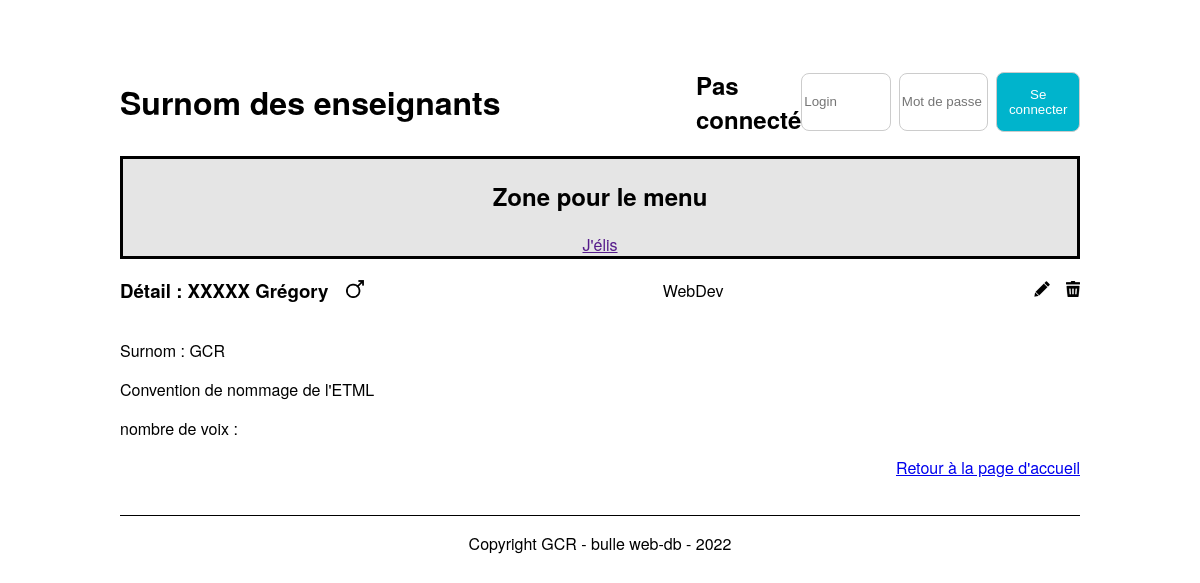
Page /detailTeacher.php?idTeacher=4 on the committed database.
### tables this page shows
CREATE TABLE `t_teacher` (
  `idTeacher` int NOT NULL,
  `teaFirstname` varchar(50) NOT NULL,
  `teaName` varchar(50) NOT NULL,
  `teaGender` char(1) NOT NULL,
  `teaNickname` varchar(50) NOT NULL,
  `teaOrigine` text NOT NULL,
  `fkSection` int NOT NULL,
  `teaVoix` int NOT NULL
);

### config.php (called while the page is built)
<?php
return[
    'host' => 'localhost',
    'port' => '6033',
    'dbname' => 'db_nickname',
    'username' => 'root',
    'password' => 'root'
];
?>

### Database.php (called while the page is built, shortened)
<?php
 class Database {
    private $connector;
    public function __construct() {
        $configs = include("../config.php");
        try
        {
            $this->connector = new PDO('mysql:host=' . $configs["host"]. ':' . $configs["port"] . ';dbname=' . $configs["dbname"] . ';charset=utf8' , $configs["username"], $configs["password"]);
        }
        catch (PDOException $e)
        {
            die('Erreur : ' . $e->getMessage());
        }
    }
    private function formatData($result){
        $teachers = $result->fetchAll(PDO::FETCH_ASSOC);
        return $teachers;
    }
    public function getOneTeacher($id){
        $query = "SELECT * FROM t_teacher WHERE idTeacher = :idTeacher";
        $binds = array(':idTeacher' => $id);
        $result = $this->queryPrepareExecute($query, $binds);
        $teachers = $this->formatData($result);
        return $teachers[0];
    }
    private function queryPrepareExecute($query, $binds){
        $result= $this->connector->prepare($query);
        foreach ($binds as $param => $value)
        {
            $result->bindValue($param, $value);
        }
        $result->execute();
        return $result;
    }
    public function getTeacherSection($id) {
        $query = "SELECT secName
                    FROM t_section
                    INNER JOIN t_teacher ON idSection = fkSection
                    WHERE idTeacher = :idTeacher";
        $binds = array(':idTeacher' => $id);
        $result = $this->queryPrepareExecute($query, $binds);
        $teacherSection = $this->formatData($result);
        return $teacherSection[0];
    }
}
?>

### src/detailTeacher.php (the view, shortened to what this page needs)
<?php
if (!isset($_SESSION["user"]) ) {
$isUserConnected = false;
} else {
$isUserConnected = true;
$userConnected = $_SESSION["user"];
}
$idTeacher = isset($_GET["idTeacher"]) ? $_GET["idTeacher"] : null;
include '../Database.php';
$db = new Database();
$enseignant = $db->getOneTeacher($idTeacher);
$section = $db->getTeacherSection($idTeacher);
?>
<!DOCTYPE html>
<html lang="fr">
<head>
    <link href="./css/style.css" rel="stylesheet">
</head>
<body>
    <header>
        <div class="container-header">
            <div class="titre-header">
                <h1>Surnom des enseignants</h1>
            </div>
            <div class="login-container">
                <?php if ($isUserConnected === false): ?>
                    <h2>Pas connecté</h2>
                    <form action="index.php" method="post">
                        <input type="text" name="useLogin" id="user" placeholder="Login">
                        <input type="password" name="usePassword" id="password" placeholder="Mot de passe">
                        <button type="submit" class="btn btn-login">Se connecter</button>
                    </form>
                <?php endif; ?>
            </div>
        </div>
        <nav>
            <h2>Zone pour le menu</h2>
            <th><a href="">J'élis</a></th>
        </nav>
    </header>
    <div class="container">
        <div class="user-head">
            <h3>Détail :
                <?php
                    echo $enseignant["teaFirstname"] . " " . $enseignant["teaName"];
                ?>
                <img style="margin-left: 1vw;" height="20em" src="./img/male.png" alt="male symbole">
            </h3>
            <p>
                <?php
                    echo $section["secName"];
                ;?>
            </p>
            <div class="actions">
                <a href="./updateTeacher.php?idTeacher=<?= $enseignant["idTeacher"]; ?>">
                    <img height="20em" src="./img/edit.png" alt="edit icon">
                </a>
                <a href="javascript:confirmDelete(<?= $enseignant["idTeacher"]; ?>)">
                    <img src="./img/delete.png" alt="delete">
                </a>
            </div>
            </div>
            <div class="user-body">
                <div class="left">
                    <p>Surnom :
                        <?php
                            echo $enseignant["teaNickname"];
                        ?>
                    </p>
                    <p>
                        <?php
                            echo $enseignant["teaOrigine"];
                        ;?>
                    </p>
                    <p>
                        <?php
                            echo "nombre de voix : ";
                        ?>
                    </p>
                </div>
            </div>
        <div class="user-footer">
            <a href="./index.php">Retour à la page d'accueil</a>
        </div>
    </div>
    <footer>
        <p>Copyright GCR - bulle web-db - 2022</p>
    </footer>
</body>
</html>

### src/css/style.css (style rules this page uses)
body { font-family: "Helvetica Neue", Helvetica, Arial, sans-serif; margin: auto; width: 80%; }
nav { border: black solid 3px; background-color: #e5e5e5; text-align: center; }
.container { height: 50%; }
footer { border-top: black solid 1px; text-align: center; margin-top: 3vw; }
img { height: 1em; }
.containerOptions a, .user-head a { text-decoration: none; height: 100%; margin-left: 1vw; }
.user-head { width: 100%; display: flex; flex-direction: row; justify-content: space-between; align-items: center; }
.user-footer { text-align: right; }
.left, .rigth { display: inline-block; }
.left { width: 70%; }
.container-header { display: flex; justify-content: center; align-items: center; padding-top: 5%; }
.titre-header { width: 60%; height: 100%; }
.login-container { width: 40%; height: 100%; display: flex; justify-content: end; align-items: center; }
.login-container form { display: flex; justify-content: space-between; }
.login-container input, .login-container .btn-login { width: 30%; display: inline-block; border: 1px solid #ccc; border-radius: 8px; }
.login-container input { height: 4em; margin-bottom: auto; margin-top: auto; }
.btn-login { background-color: #00b4cc; }
.btn { text-align: center; color: white; width: 100%; border: none; cursor: pointer; height: 4.5em; border-radius: 8px; }

### rows in the picture
t_teacher: teaFirstname "XXXXX", teaName "Grégory", teaNickname "GCR", teaOrigine "Convention de nommage de l'ETML"

### other values in the picture
$section["secName"] "WebDev"
